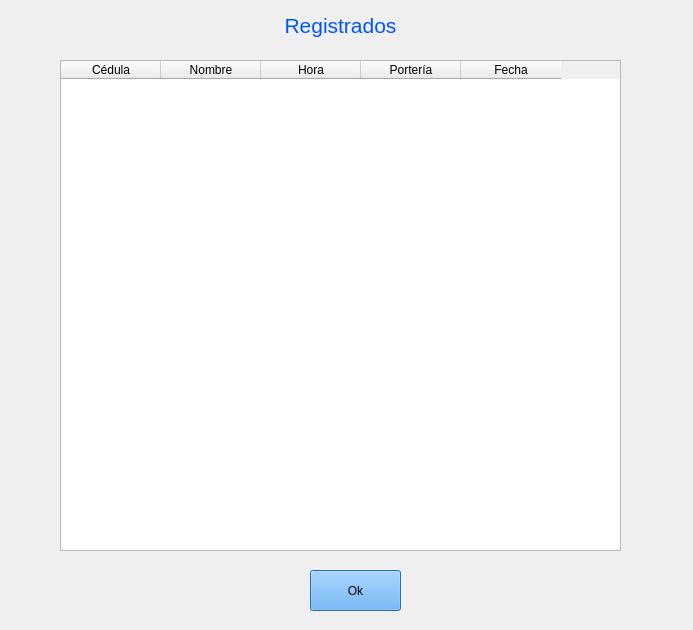
<?xml version="1.0" encoding="UTF-8"?>
<ui version="4.0">
 <class>Dialog</class>
 <widget class="QDialog" name="Dialog">
  <property name="geometry">
   <rect>
    <x>0</x>
    <y>0</y>
    <width>693</width>
    <height>630</height>
   </rect>
  </property>
  <property name="windowTitle">
   <string>Dialog</string>
  </property>
  <widget class="QLabel" name="lb_lista">
   <property name="geometry">
    <rect>
     <x>60</x>
     <y>0</y>
     <width>561</width>
     <height>51</height>
    </rect>
   </property>
   <property name="text">
    <string>&lt;html&gt;&lt;head/&gt;&lt;body&gt;&lt;p align=&quot;center&quot;&gt;&lt;span style=&quot; font-size:16pt; color:#0055ff;&quot;&gt;Registrados&lt;/span&gt;&lt;/p&gt;&lt;/body&gt;&lt;/html&gt;</string>
   </property>
  </widget>
  <widget class="QTableWidget" name="tb_lista">
   <property name="geometry">
    <rect>
     <x>60</x>
     <y>60</y>
     <width>561</width>
     <height>491</height>
    </rect>
   </property>
   <column>
    <property name="text">
     <string>Cédula</string>
    </property>
   </column>
   <column>
    <property name="text">
     <string>Nombre</string>
    </property>
   </column>
   <column>
    <property name="text">
     <string>Hora</string>
    </property>
   </column>
   <column>
    <property name="text">
     <string>Portería</string>
    </property>
   </column>
   <column>
    <property name="text">
     <string>Fecha</string>
    </property>
   </column>
  </widget>
  <widget class="QPushButton" name="bt_lista">
   <property name="geometry">
    <rect>
     <x>310</x>
     <y>570</y>
     <width>91</width>
     <height>41</height>
    </rect>
   </property>
   <property name="styleSheet">
    <string notr="true">background-color: rgb(85, 170, 255);</string>
   </property>
   <property name="text">
    <string>Ok</string>
   </property>
  </widget>
 </widget>
 <resources/>
 <connections/>
</ui>
